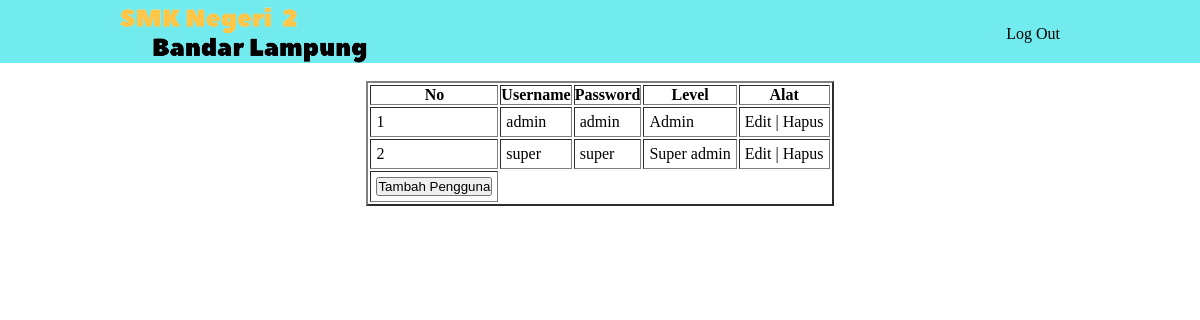
The page /datapengguna.php on the database its author committed.
### tables this page shows
CREATE TABLE `pengguna` (
  `id` int(11) NOT NULL,
  `nama` varchar(30) DEFAULT NULL,
  `username` varchar(30) DEFAULT NULL,
  `password` varchar(50) DEFAULT NULL,
  `level` enum('Super admin','Admin') DEFAULT NULL,
  `create_at` timestamp NOT NULL DEFAULT current_timestamp() ON UPDATE current_timestamp(),
  `update_at` datetime DEFAULT NULL,
  `logo` text NOT NULL
);

### datapengguna.php (the view, shortened to what this page needs)
<html>
<head>
<link rel="stylesheet" href="jurusan.css">
</head>
<body>
<?php
include "hdsp.php";
?>
<center>
<table border="2" class="tbl">
        <tr>
            <th>No</th>
            <th>Username</th>
            <th>Password</th>
            <th>Level</th>
            <th>Alat</th>
        </tr>
        <?php
        include 'koneksi.php';
        $select = mysqli_query($conn, "SELECT * FROM pengguna ORDER BY username");
        $nomor = 1;
        while($hasil = mysqli_fetch_array($select)){
        ?>
        <tr>
            <td><?= $nomor++;?></td>
            <td><?= $hasil['username']?></td>
            <td><?= $hasil['password']?></td>
            <td><?= $hasil['level']?></td>
            <td>
            <a href="editpengguna.php?id=<?php echo $hasil['id']; ?>">Edit</a> |
		    <a href="hapuspengguna.php?id=<?php echo $hasil['id']; ?>">Hapus</a>
            </td>
        </tr>
        <?php }?>
        <tr>
            <td><a href="tambahpengguna.php"><button type="submit">Tambah Pengguna</button></a></td>
        </tr>
    </table>
        </center>
        </body>
        </html>

### jurusan.css (style rules this page uses)
table tr td { padding: 5px ; align-items: center; }

### home.css (style rules this page uses)
*, html, body { margin: 0; padding: 0; }
a { color: inherit; text-decoration: none; }

### rows shown on the page
pengguna: username "admin", password "admin", level "Admin"
pengguna: username "super", password "super", level "Super admin"
